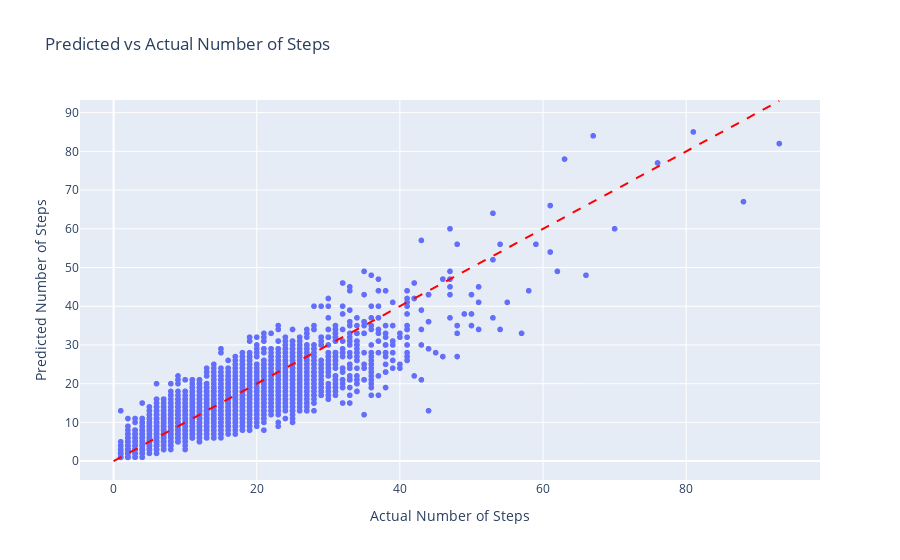
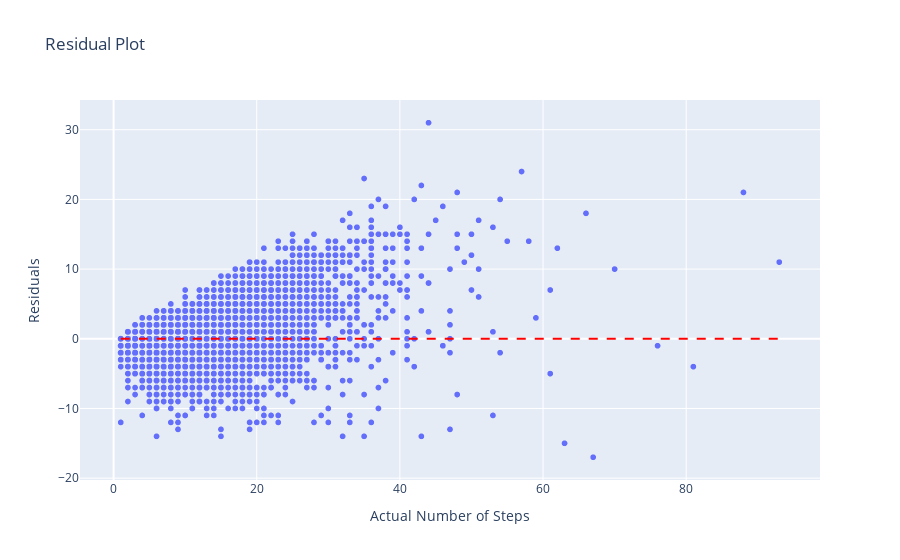

Notebook code cell kept with these figures, in order:
### Code cell
# Actual and predicted values
actual_steps = data['n_steps']
predicted_steps = data['predicted_n_steps']

# Calculate residuals
residuals = np.array(actual_steps) - np.array(predicted_steps)

# Plotting predicted versus actual steps
fig1 = px.scatter(data_frame=data, x='n_steps', y='predicted_n_steps',
                  labels={'n_steps': 'Actual Number of Steps', 'predicted_n_steps': 'Predicted Number of Steps'},
                  title='Predicted vs Actual Number of Steps')
fig1.add_shape(type='line', x0=0, y0=0, x1=max(actual_steps), y1=max(actual_steps), line=dict(color='red', dash='dash'))
fig1.show()



# Plotting residuals
fig2 = px.scatter(data_frame=data, x='n_steps', y=residuals,
                  labels={'n_steps': 'Actual Number of Steps', 'y': 'Residuals'},
                  title='Residual Plot')
fig2.add_shape(type='line', x0=min(actual_steps), y0=0, x1=max(actual_steps), y1=0, line=dict(color='red', dash='dash'))
fig2.show()

# Calculate precision at different percentiles
precision_90 = np.percentile(np.abs(residuals), 90)
precision_95 = np.percentile(np.abs(residuals), 95)
precision_99 = np.percentile(np.abs(residuals), 99)

print('Precision at 90%:', precision_90)
print('Precision at 95%:', precision_95)
print('Precision at 99%:', precision_99)

### Figure 1 — Plotly figure (JSON) as saved in the notebook; plotly's stock layout.template omitted (floating-point values rounded to 4 significant figures; data arrays with more than 128 entries replaced by an {"elided": "..."} marker saying what was removed)
{"data": [{"hovertemplate": "Actual Number of Steps=%{x}<br>Predicted Number of Steps=%{y}<extra></extra>", "legendgroup": "", "marker": {"color": "#636efa", "symbol": "circle"}, "mode": "markers", "name": "", "showlegend": false, "type": "scattergl", "x": {"elided": "20294 int values"}, "xaxis": "x", "y": {"elided": "20294 int values"}, "yaxis": "y"}], "layout": {"legend": {"tracegroupgap": 0}, "shapes": [{"line": {"color": "red", "dash": "dash"}, "type": "line", "x0": 0, "x1": 93, "y0": 0, "y1": 93}], "title": {"text": "Predicted vs Actual Number of Steps"}, "xaxis": {"anchor": "y", "domain": [0, 1], "title": {"text": "Actual Number of Steps"}}, "yaxis": {"anchor": "x", "domain": [0, 1], "title": {"text": "Predicted Number of Steps"}}}}

### Figure 2 — Plotly figure (JSON) as saved in the notebook; plotly's stock layout.template omitted (floating-point values rounded to 4 significant figures; data arrays with more than 128 entries replaced by an {"elided": "..."} marker saying what was removed)
{"data": [{"hovertemplate": "Actual Number of Steps=%{x}<br>Residuals=%{y}<extra></extra>", "legendgroup": "", "marker": {"color": "#636efa", "symbol": "circle"}, "mode": "markers", "name": "", "showlegend": false, "type": "scattergl", "x": {"elided": "20294 int values"}, "xaxis": "x", "y": {"elided": "20294 int values"}, "yaxis": "y"}], "layout": {"legend": {"tracegroupgap": 0}, "shapes": [{"line": {"color": "red", "dash": "dash"}, "type": "line", "x0": 1, "x1": 93, "y0": 0, "y1": 0}], "title": {"text": "Residual Plot"}, "xaxis": {"anchor": "y", "domain": [0, 1], "title": {"text": "Actual Number of Steps"}}, "yaxis": {"anchor": "x", "domain": [0, 1], "title": {"text": "Residuals"}}}}
